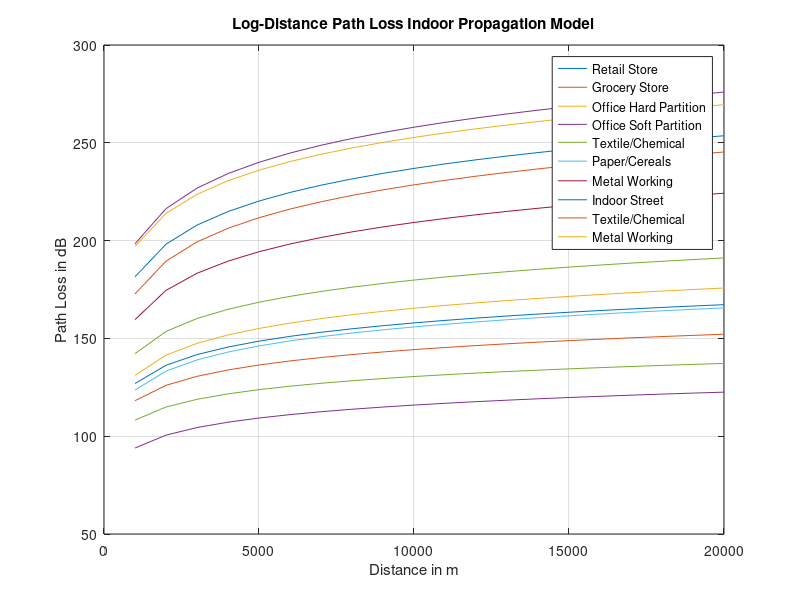

MATLAB code to generate this figure:
% Analysis of Log-distance path loss propagation model (w/ & w/o Shadow)
clc
close all;

with_shadowing = input("w/ Shadowing? ");
d0 = input("Enter the reference distance: "); % Fixed_Distance
d = 1e3 : 1e3 : 20e3;
n = rand(1,12)*(6-1.6) + 1.6; % Path_Loss_Exponent - Values must be between 1.6 to 6
Sigma = rand(1,12)*(15-3) + 3;
f = randi([900, 4000], 1,12);
X = zeros(1,12);

for i = 1:12
    Lambda(i) = 3e8 / (f(i) * 10 ^ 6);
    PL_D0(i) = 20 * log10((4 * pi * d0) / Lambda(i));
    if(with_shadowing)
        X(i) = normrnd(0, Sigma(i)); % X(i) = randn(size(PL_D0(i))) * Sigma(i); 
    end
end
for i = 1:12
    for j = 1:20
        PL(i, j) = PL_D0(i) + 10 * n(i) * log10(d(j) / d0)... % Path loss
            + X(i);
    end
end

plot(d, PL);
legend("Retail Store", "Grocery Store", "Office Hard Partition", "Office Soft Partition", "Textile/Chemical",...
    "Paper/Cereals", "Metal Working", "Indoor Street", "Textile/Chemical", "Metal Working");
xlabel("Distance in m");
ylabel("Path Loss in dB");
title("Log-Distance Path Loss Indoor Propagation Model");
grid on;
